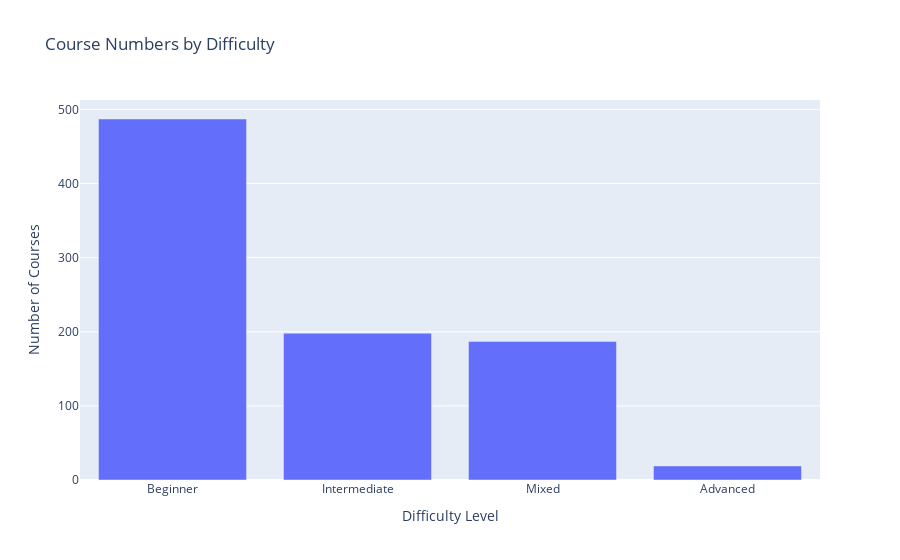

Notebook code cell kept with this figure:
### Markdown cell above
#### **2.3 Number of Courses by Difficulty Level**

Plotly was used to visualize the course dificulty by their numbers interactively. 

df_count was created to show the number of cources and sort_values to display from highest to lowest. 

###### **Please know, that exact counts and zoom is only available in Jupiter notebook*

### Code cell
df_count = df.groupby('course_difficulty').size().reset_index(name='count')

df_count = df_count.sort_values(by='count', ascending=False)

fig = px.bar(df_count, x="course_difficulty", y="count", 
             title="Course Numbers by Difficulty", 
             labels={"course_difficulty": "Difficulty Level", "count": "Number of Courses"})
fig.show()

### Figure 1 — Plotly figure (JSON) as saved in the notebook; plotly's stock layout.template omitted (floating-point values rounded to 4 significant figures)
{"data": [{"hovertemplate": "Difficulty Level=%{x}<br>Number of Courses=%{y}<extra></extra>", "legendgroup": "", "marker": {"color": "#636efa", "pattern": {"shape": ""}}, "name": "", "orientation": "v", "showlegend": false, "textposition": "auto", "type": "bar", "x": ["Beginner", "Intermediate", "Mixed", "Advanced"], "xaxis": "x", "y": [487, 198, 187, 19], "yaxis": "y"}], "layout": {"barmode": "relative", "legend": {"tracegroupgap": 0}, "title": {"text": "Course Numbers by Difficulty"}, "xaxis": {"anchor": "y", "domain": [0, 1], "title": {"text": "Difficulty Level"}}, "yaxis": {"anchor": "x", "domain": [0, 1], "title": {"text": "Number of Courses"}}}}
